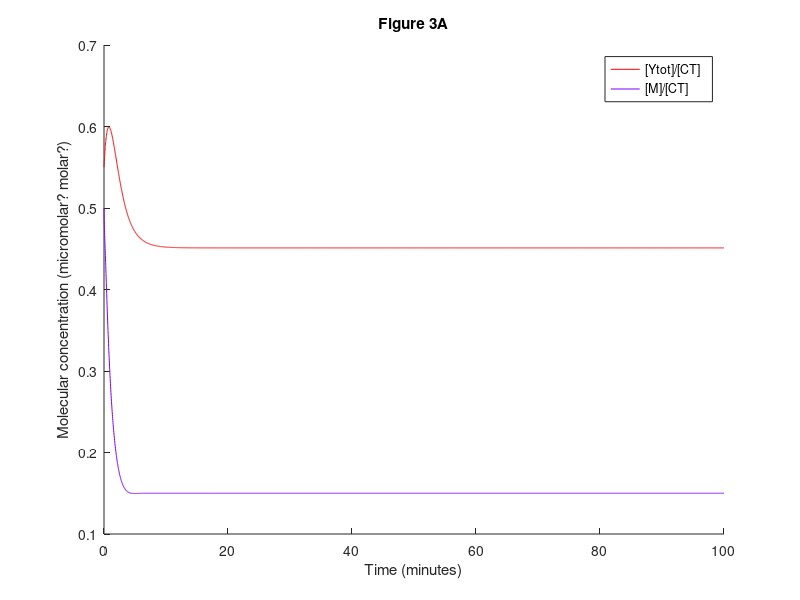

Write the MATLAB code that produced this figure.
%10/4/20 
%trying to recreate fig 3a from Tyson JJ paper
clc;close all;

%amino acid concentration
aa=1; %this is a constant but idk what the value is supposed to be

%define rates - given in table 2
k1 = .015*.02/aa; %min^-1
%^^^IF YOU CHANGE THE INITIAL VALUES, change .02 above to whatever number is
%printed repeatedly below after you run 
k2=0;%min^-1
k3=200/.02;%min^-1
%^^^IF YOU CHANGE THE INITIAL VALUES, change .02 above to whatever number is
%printed repeatedly below after you run 
k4=180; %adjustable - will change later
kprime4=0.018;%min^-1
k5=0;%min^-1
k6=1; %adjustable - will change later
k7=0.6;%min^-1
k9=k6+10.;%min^-1
k8=k9+10.;%min^-1

%equations - given in table 1
eq1 =@(C2,CP,pM,M,Y,YP) k6*M - k8*C2 + k9*CP   ;
eq2 =@(C2,CP,pM,M,Y,YP) -k3*CP*Y + k8*C2 - k9*CP  ;
eq3 =@(C2,CP,pM,M,Y,YP) k3*CP*Y - pM*(kprime4 + k4*(M/(C2 + CP + pM + M))^2) + k5*M   ;
eq4 =@(C2,CP,pM,M,Y,YP) pM*(kprime4 + k4*(M/(C2 + CP + pM + M))^2) - k5*M - k6*M   ;
eq5 =@(C2,CP,pM,M,Y,YP) k1*aa - k2*Y - k3*CP*Y   ;
eq6 =@(C2,CP,pM,M,Y,YP) k6*M - k7*YP   ;

[time, ex] = ode45(@(a,b)[eq1(b(1),b(2),b(3),b(4),b(5),b(6));eq2(b(1),b(2),b(3),b(4),b(5),b(6));eq3(b(1),b(2),b(3),b(4),b(5),b(6));eq4(b(1),b(2),b(3),b(4),b(5),b(6));eq5(b(1),b(2),b(3),b(4),b(5),b(6));eq6(b(1),b(2),b(3),b(4),b(5),b(6))], [0,100], [0.001,0,0,0.001,0.0001,0] );
%add pM, M, Y and YP together for Ytotal
Ytot=ex(:,3)+ex(:,4)+ex(:,5)+ex(:,6);
Ctot=ex(:,1)+ex(:,2)+ex(:,3)+ex(:,4)
%divide by CT
Ytotvdiv=Ytot./ Ctot;

Mfordiv =ex(:,4);
%divide M by CT
Mdiv=Mfordiv./ Ctot;

figure; hold on;
plot(time,Ytotvdiv,'-r') % red for Ytot
plot(time,Mdiv,'-', 'color', [0.5 0 1]) % purple/blue for M
legend('[Ytot]/[CT]','[M]/[CT]')
ylabel('Molecular concentration (micromolar? molar?)')
xlabel('Time (minutes)')
title('Figure 3A')
%set(gca, 'YScale', 'log')
%works OK for figure 3A but fibure 3B looks like trash with this code (change k6 to 2 and you'll see what i mean)
